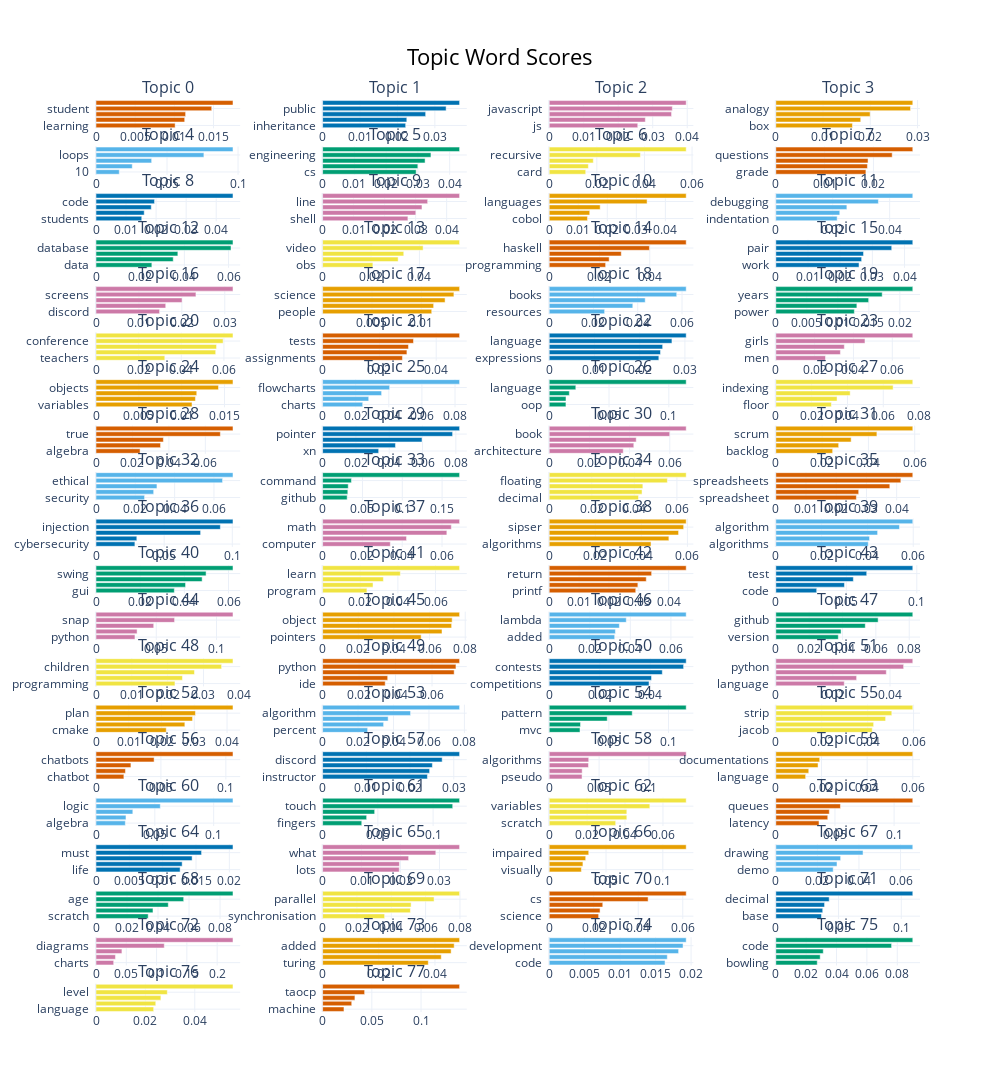

Notebook code for this chart:
### Code cell
# Reprinting with fewer topics
topic_model_combined.visualize_barchart(top_n_topics=82) # Using higher number to make sure all topics are shown
